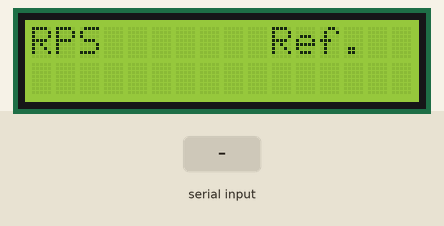
Recording of a sketch running on a simulated Arduino Uno, built with avr-gcc and run on an emulated ATmega328P. On the bench: 16×2 character LCD. The inputs (shaded band) are chosen by the test bench. What the sketch prints to the serial monitor is not drawn.

Above: at 6.2 s.
6.3 s: "1" received over the second serial link
At 6.7 s:
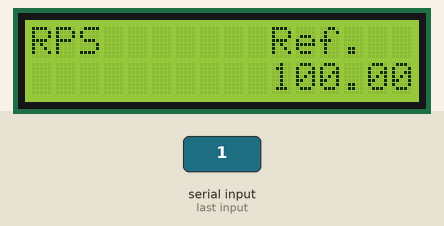
Timing chart, 0 to 9.3 s (numbered marks = the images above; inputs shaded):
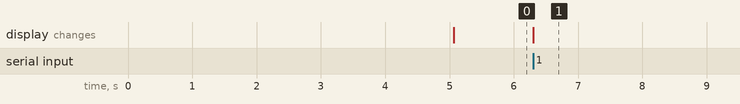

The sketch:

Client_Byte.ino
```cpp
#include <LiquidCrystal.h> //Load Liquid Crystal Library
LiquidCrystal LCD(10, 9, 5, 4, 11, 12); //Create Liquid Crystal Object called LCD
#include<SoftwareSerial.h>
SoftwareSerial BTSerial(2, 3); //RX|TX


int setpoint;
byte actual;
byte preAct;
float e;
float I;
float P;
float D;
int integral = 0;
float Kp = 1.69; //0.003295;
float Ki = 0.1488; //0.069;
float Kd = 0.031;
float last;
float derivative;
int drive;
void setup() {
  delay(5000);
  Serial.begin(115200);
  BTSerial.begin(115200);
  LCD.begin(16, 2); //Tell Arduino to start your 16 column 2 row LCD
  LCD.setCursor(0, 0); //Set LCD cursor to upper left corner, column 0, row 0
  LCD.print("RPS ");
  LCD.setCursor(10, 0);
  LCD.print("Ref.");

}

void loop() {
  setpoint = 100;

  if ( BTSerial.available() ) {
    actual = BTSerial.read();

    if ((abs(actual - preAct) < 15) && (actual > (setpoint + 15)))
    {
      actual = preAct;
    }
    else
    {
      preAct = actual;
    }

    LCD.setCursor(0, 1);


    LCD.setCursor(10, 1);
    LCD.print(ceil(setpoint));


    Serial.print(actual);
    LCD.print(actual);
    Serial.print("\t");
    Serial.print((setpoint));
    Serial.print("\t");
    e = setpoint - actual;
    integral = integral + e;
    P = e * Kp;
    I = integral * Ki;
    D = (last - actual) * Kd;
    drive = (P + I + D);
    if ((drive) > 255)
    {
      drive = 255;
      integral = 600;//2600;
    }

    if (drive < 0)
    {
      drive = 0;
      //integral = 0;
    }
    last = actual;
    byte drive1 = drive;
    //    Serial.print(e);
    //    Serial.print("\t");
    //    Serial.print(integral);
    //    Serial.print("\t");
    Serial.println(drive);

    BTSerial.write(drive1);


  }

}
```

Measured:
- after the input at 6.3 s, the display: changes at once (image 1)
